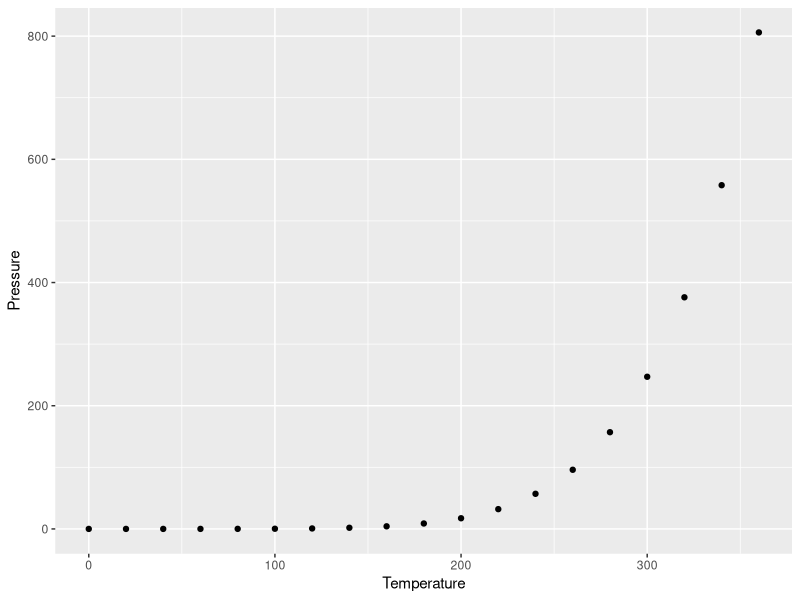

The R script that drew this image:
## ---- chunk 1
knitr::opts_chunk$set(echo = TRUE)
library(tidyverse)
## ---- chunk 2
summary(cars)
## ---- chunk 3
pressure %>% 
  ggplot(aes(x = temperature, y = pressure)) +
  labs(x = "Temperature", y = "Pressure") +
  geom_point()
